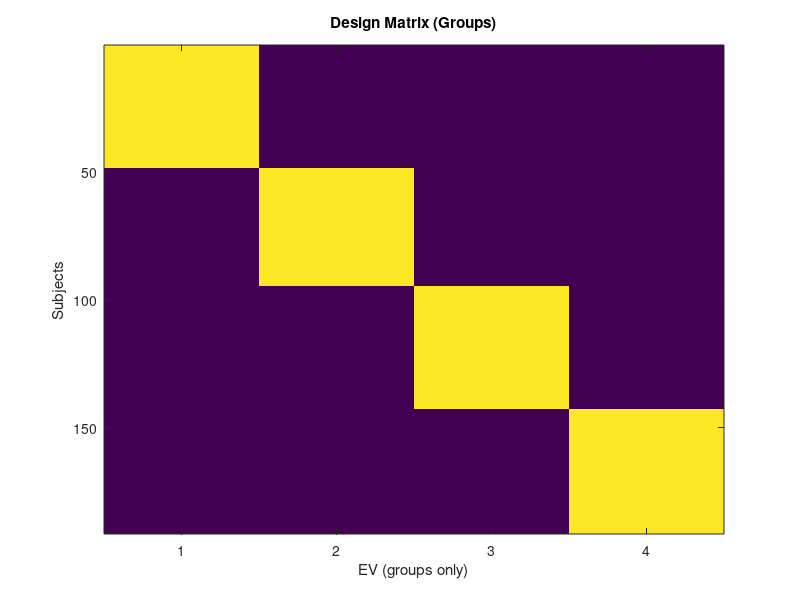

Here is the MATLAB script that generated this plot:
%% CHAIN 14 or so subjects - DTI

groupSizes = [14, 22, 6];
nGroups = length(groupSizes);
totalSubs = sum(groupSizes);

% ---- 1. One-hot encoding for groups ----
designMat = zeros(totalSubs, nGroups);
startIdx = 1;
for g = 1:nGroups
    designMat(startIdx : startIdx + groupSizes(g) - 1, g) = 1;
    startIdx = startIdx + groupSizes(g);
end

% ---- 2. Add covariate: age ----

ages = [
    58 63 56 57 65 62 61 63 63 57 63 63 56 65 ...
    75 55 47 39 41 65 69 31 64 70 61 70 72 37 55 41 60 67 49 57 73 49 ...
    57 57 53 83 68 77 ...
    ]';


length(ages)


if length(ages) ~= totalSubs
    error('Number of ages (%d) does not match number of subjects (%d)', length(ages), totalSubs);
end

% Append age column
designMat = [designMat ages];

% ---- 3. Write to design.mat ----
nEVs = nGroups + 1; % group EVs + age covariate
fid = fopen('design.mat','w');
fprintf(fid, '/NumWaves %d\n', nEVs);
fprintf(fid, '/NumPoints %d\n', totalSubs);
fprintf(fid, '/PPheights');
fprintf(fid, repmat(' 1', 1, nEVs));
fprintf(fid, '\n');
fprintf(fid, '/Matrix\n');

for i = 1:totalSubs
    fprintf(fid, [repmat('%d ', 1, nGroups) '%.2f\n'], designMat(i,1:nGroups), designMat(i,end));
end

fclose(fid);

% ---- 4. Quick check ----
imagesc(designMat(:,1:end-1)) % only show group columns
xlabel('EV (groups only)'); ylabel('Subjects')
title('Design Matrix (Groups)')


% 
%% NEXPO G2 T1 mapping
groupSizes = [45, 21, 4];
nGroups = length(groupSizes);
totalSubs = sum(groupSizes);

% ---- 1. One-hot encoding for groups ----
designMat = zeros(totalSubs, nGroups);
startIdx = 1;
for g = 1:nGroups
    designMat(startIdx : startIdx + groupSizes(g) - 1, g) = 1;
    startIdx = startIdx + groupSizes(g);
end

% ---- 2. Add covariate: age ----
% ages = [
% 34 35 30 39 31 40 43 38 35 33 49 44 46 31 36 45 30 44 46 31 ...
% 37 39 38 45 34 30 40 43 33 32 41 45 33 49 45 44 42 40 50 50 37 49 49 46 40 ...
% 75 55 47 39 41 65 69 31 64 70 61 70 72 37 55 41 60 67 49 57 73 49 ...
% 57 56 57 ...
% ]';

% remove 16798 age 70 for now as he is outlier
ages = [
34 35 30 39 31 40 43 38 35 33 49 44 46 31 36 45 30 44 46 31 ...
37 39 38 45 34 30 40 43 33 32 41 45 33 49 45 44 42 40 50 50 37 49 49 46 40 ...
75 55 47 39 41 65 69 31 64 70 61 72 37 55 41 60 67 49 57 73 49 ...
57 83 68 77 ...
]';

%length(ages)-22-3

%

if length(ages) ~= totalSubs
    error('Number of ages (%d) does not match number of subjects (%d)', length(ages), totalSubs);
end

% Append age column
designMat = [designMat ages];

% ---- 3. Write to design.mat ----
nEVs = nGroups + 1; % group EVs + age covariate
fid = fopen('design.mat','w');
fprintf(fid, '/NumWaves %d\n', nEVs);
fprintf(fid, '/NumPoints %d\n', totalSubs);
fprintf(fid, '/PPheights');
fprintf(fid, repmat(' 1', 1, nEVs));
fprintf(fid, '\n');
fprintf(fid, '/Matrix\n');

for i = 1:totalSubs
    fprintf(fid, [repmat('%d ', 1, nGroups) '%.2f\n'], designMat(i,1:nGroups), designMat(i,end));
end

fclose(fid);

% ---- 4. Quick check ----
imagesc(designMat(:,1:end-1)) % only show group columns
xlabel('EV (groups only)'); ylabel('Subjects')
title('Design Matrix (Groups)')

%% for DTI missing some subs - do not use
% 
% groupSizes = [43, 22, 2];
% nGroups = length(groupSizes);
% totalSubs = sum(groupSizes);
% 
% % ---- 1. One-hot encoding for groups ----
% designMat = zeros(totalSubs, nGroups);
% startIdx = 1;
% for g = 1:nGroups
%     designMat(startIdx : startIdx + groupSizes(g) - 1, g) = 1;
%     startIdx = startIdx + groupSizes(g);
% end
% 
% % ---- 2. Add covariate: age ----
% ages = [
% 34;31;43;38;35;33;49;46;36;45;30;44;46;31;37;39;38;45;34;30;31;35;40;43;33;41;45;33;49;45;37;44;42;40;50;50;37;49;47;49;50;46;40;
% 75;55;47;39;41;65;69;31;64;70;61;70;72;37;55;41;60;67;49;57;73;49;
% 57;56
% ];
% 
% 
% if length(ages) ~= totalSubs
%     error('Number of ages (%d) does not match number of subjects (%d)', length(ages), totalSubs);
% end
% 
% % Append age column
% designMat = [designMat ages];
% 
% % ---- 3. Write to design.mat ----
% nEVs = nGroups + 1; % group EVs + age covariate
% fid = fopen('design.mat','w');
% fprintf(fid, '/NumWaves %d\n', nEVs);
% fprintf(fid, '/NumPoints %d\n', totalSubs);
% fprintf(fid, '/PPheights');
% fprintf(fid, repmat(' 1', 1, nEVs));
% fprintf(fid, '\n');
% fprintf(fid, '/Matrix\n');
% 
% for i = 1:totalSubs
%     fprintf(fid, [repmat('%d ', 1, nGroups) '%.2f\n'], designMat(i,1:nGroups), designMat(i,end));
% end
% 
% fclose(fid);
% 
% % ---- 4. Quick check ----
% imagesc(designMat(:,1:end-1)) % only show group columns
% xlabel('EV (groups only)'); ylabel('Subjects')
% title('Design Matrix (Groups)')

%% %% TRY nexpo 1 2 3 4 again - T1 mapping

groupSizes = [46, 45, 45, 44];
nGroups = length(groupSizes);
totalSubs = sum(groupSizes);

% ---- 1. One-hot encoding for groups ----
designMat = zeros(totalSubs, nGroups);
startIdx = 1;
for g = 1:nGroups
    designMat(startIdx : startIdx + groupSizes(g) - 1, g) = 1;
    startIdx = startIdx + groupSizes(g);
end

% ---- 2. Add covariate: age ----

ages = [19 18 19 19 18 18 18 19 19 19 19 19 18 19 18 19 18 18 18 19 18 19 19 19 19 18 18 19 19 18 ...
        19 19 19 19 19 18 18 18 19 18 18 18 18 18 18 18 34 35 30 39 31 40 43 38 35 33 49 44 46 31 ...
        36 45 30 44 46 31 37 39 38 45 34 30 40 43 33 32 41 45 33 49 45 44 42 40 50 50 37 49 49 46 ...
        40 39 46 41 32 40 33 35 31 31 37 44 31 33 45 43 47 45 49 45 39 38 32 30 38 46 38 46 38 43 ...
        50 43 47 31 37 47 41 36 41 38 47 35 43 49 48 46 35 47 45 31 46 48 48 47 49 37 49 37 44 45 ...
        31 50 50 34 36 32 34 39 39 49 40 49 30 49 35 34 32 40 43 42 40 36 43 38 33 31 38 30 38 35]';


length(ages)


if length(ages) ~= totalSubs
    error('Number of ages (%d) does not match number of subjects (%d)', length(ages), totalSubs);
end

% Append age column
designMat = [designMat ages];

% ---- 3. Write to design.mat ----
nEVs = nGroups + 1; % group EVs + age covariate
fid = fopen('design.mat','w');
fprintf(fid, '/NumWaves %d\n', nEVs);
fprintf(fid, '/NumPoints %d\n', totalSubs);
fprintf(fid, '/PPheights');
fprintf(fid, repmat(' 1', 1, nEVs));
fprintf(fid, '\n');
fprintf(fid, '/Matrix\n');

for i = 1:totalSubs
    fprintf(fid, [repmat('%d ', 1, nGroups) '%.2f\n'], designMat(i,1:nGroups), designMat(i,end));
end

fclose(fid);

% ---- 4. Quick check ----
imagesc(designMat(:,1:end-1)) % only show group columns
xlabel('EV (groups only)'); ylabel('Subjects')
title('Design Matrix (Groups)')

%% NEXPO DTI 191 subj

groupSizes = [48, 46, 48, 49];
nGroups = length(groupSizes);
totalSubs = sum(groupSizes);

% ---- 1. One-hot encoding for groups ----
designMat = zeros(totalSubs, nGroups);
startIdx = 1;
for g = 1:nGroups
    designMat(startIdx : startIdx + groupSizes(g) - 1, g) = 1;
    startIdx = startIdx + groupSizes(g);
end

% ---- 2. Add covariate: age ----

% ages = [19 18 19 19 19 18 18 18 19 19 19 19 19 18 19 18 18 18 18 19 18 19 ...
%         19 19 19 18 18 19 19 18 19 18 19 19 19 19 19 18 18 18 19 18 18 18 18 19 18 18 18 ...
%         34 31 43 38 35 33 49 46 36 45 30 44 46 31 37 39 38 45 34 30 31 35 40 43 33 41 45 ...
%         33 49 45 37 44 42 40 50 50 37 49 47 49 50 46 40 ...
%         39 46 41 32 40 33 35 31 31 37 43 44 33 31 32 33 45 43 47 45 49 45 42 39 38 32 30 ...
%         38 46 38 46 38 43 50 43 47 31 47 41 36 41 38 47 35 43 49 48 46 ...
%         35 47 45 31 46 48 48 47 49 37 49 37 44 45 45 31 50 50 34 36 32 34 39 39 49 40 49 ...
%         45 30 41 49 35 34 32 40 43 42 40 36 43 38 33 33 31 38 30 38 41 35]';

% ages = [19	18	19	19	19	18	18	18	19	19	19	19	19	18	19	18	18	18	19	18	19	...
%         19	19	19	18	18	19	19	18	19	18	19	19	19	19	19	18	18	18	19	18	18	...
%         18	18	19	18	18	18	34	31	43	38	35	33	49	46	36	45	30	44	46	31	37	... 
%         39	38	45	34	30	31	35	40	43	33	41	45	33	49	45	37	44	42	40	50	50	...
%         37	49	47	49	50	46	40	39	46	41	32	40	33	35	31	31	37	43	44	33	31	...
%         32	33	45	43	47	45	49	45	42	39	38	32	30	38	46	38	46	38	43	50	43	...
%         47	31	47	41	36	41	38	47	35	43	49	48	46	47	45	31	46	48	48	47	49	...
%         37	49	37	44	45	45	31	50	50	34	36	32	34	39	39	49	40	49	45	30	41	...
%         49	35	34	32	40	43	42	40	36	43	38	33	33	31	38	30	38	41	35]';

ages = [19	18	19	19	19	18	18	18	19	19	19	19	19	18	19	18	18	18	19	18	19 ...
        19	19	19	18	18	19	19	18	19	18	19	19	19	19	19	18	18	18	19	18	18 ...
        18	18	19	18	18	18	34	35	30	31	43	38	35	33	49	46	36	45	30	44	46 ...
    	31	37	39	38	45	34	30	31	35	40	43	33	32	41	45	33	49	45	37	44	42 ...
        40	50	50	37	49	47	49	50	46	40	39	46	41	32	40	33	35	31	31	37	43 ...
        44	33	31	32	33	45	43	47	45	49	45	42	39	38	32	30	38	46	38	46	38 ... 
        43	50	43	47	31	47	41	36	41	38	47	35	43	49	48	46	47	45	31	46	48 ...
        48	47	49	37	49	37	44	45	45	31	50	50	34	36	32	34	39	39	49	40	49 ...
        45	30	41	49	35	34	32	40	43	42	40	36	43	38	33	33	31	38	30	38	41	44	35]';

length(ages)


if length(ages) ~= totalSubs
    error('Number of ages (%d) does not match number of subjects (%d)', length(ages), totalSubs);
end

% Append age column
designMat = [designMat ages];

% ---- 3. Write to design.mat ----
nEVs = nGroups + 1; % group EVs + age covariate
fid = fopen('design.mat','w');
fprintf(fid, '/NumWaves %d\n', nEVs);
fprintf(fid, '/NumPoints %d\n', totalSubs);
fprintf(fid, '/PPheights');
fprintf(fid, repmat(' 1', 1, nEVs));
fprintf(fid, '\n');
fprintf(fid, '/Matrix\n');

for i = 1:totalSubs
    fprintf(fid, [repmat('%d ', 1, nGroups) '%.2f\n'], designMat(i,1:nGroups), designMat(i,end));
end

fclose(fid);

% ---- 4. Quick check ----
imagesc(designMat(:,1:end-1)) % only show group columns
xlabel('EV (groups only)'); ylabel('Subjects')
title('Design Matrix (Groups)')
